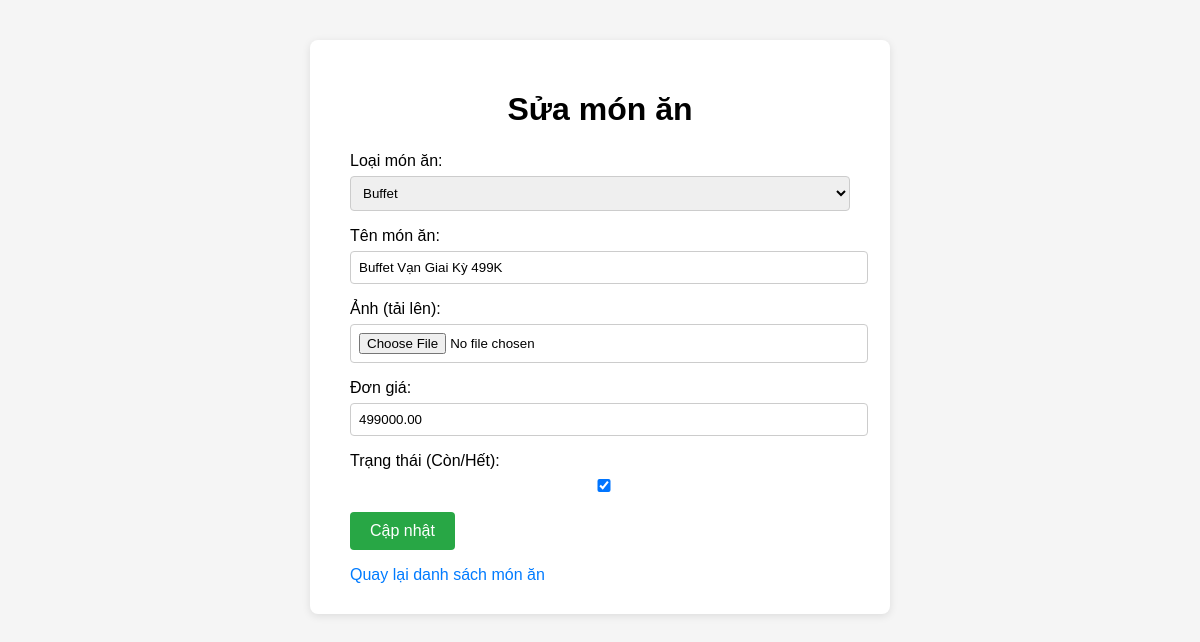
The page /account/sua-mon-an/39/ on the database its author committed.
### account/models.py (models this page shows, shortened)
class MonAn(models.Model):
    IdLoaiMonAn = models.ForeignKey(LoaiMonAn, on_delete=models.CASCADE)
    TenMonAn = models.CharField(max_length=100)
    Anh = models.CharField(max_length=255)  # Đổi sang CharField để lưu đường dẫn ảnh
    DonGia = models.DecimalField(max_digits=12, decimal_places=2)
    TrangThai = models.BooleanField(default=True)  # Luôn mặc định là còn

### account/views.py (the view)
# urls.py: path('sua-mon-an/<int:monan_id>/', views.sua_monan_view, name='sua_monan'),
def sua_monan_view(request, monan_id):
    monan = get_object_or_404(MonAn, id=monan_id)
    if request.method == 'POST':
        form = MonAnForm(request.POST, request.FILES, instance=monan)
        if form.is_valid():
            form.save()
            return redirect('danh_sach_mon_an')
    else:
        form = MonAnForm(instance=monan)
    return render(request, 'them_monan.html', {'form': form, 'is_update': True, 'monan': monan})

### account/views.py (shortened to what this page needs)
class MonAnForm(forms.ModelForm):
    class Meta:
        model = MonAn
        fields = ['IdLoaiMonAn', 'TenMonAn', 'Anh', 'DonGia', 'TrangThai']
        labels = {
            'IdLoaiMonAn': 'Loại món ăn',
            'TenMonAn': 'Tên món ăn',
            'Anh': 'Ảnh (tải lên)',
            'DonGia': 'Đơn giá',
            'TrangThai': 'Trạng thái (Còn/Hết)',
        }
    Anh = forms.ImageField(label='Ảnh (tải lên)', required=False)

### account/models.py (called while the page is built)
    def __str__(self):
        return self.TenLoaiMon

### account/templates/them_monan.html (shortened to what this page needs)
<!DOCTYPE html>
<html lang="vi">
<head>
</head>
<body>
    <div class="container">
        <h1>{% if is_update %}Sửa món ăn{% else %}Thêm món ăn{% endif %}</h1>
        <form method="post" enctype="multipart/form-data">
            {{ form.as_p }}
            <button type="submit">{% if is_update %}Cập nhật{% else %}Thêm{% endif %}</button>
        </form>
        <a href="{% url 'danh_sach_mon_an' %}">Quay lại danh sách món ăn</a>
    </div>
</body>
</html>

### account/templates/them_monan.html (style rules this page uses)
body { font-family: Arial, sans-serif; background: #f5f5f5; }
.container { max-width: 500px; margin: 40px auto; background: #fff; padding: 30px 40px; border-radius: 8px; box-shadow: 0 2px 8px rgba(0,0,0,0.1); }
h1 { text-align: center; margin-bottom: 24px; }
form { margin-top: 16px; }
label { display: block; margin-bottom: 6px; }
input, select { width: 100%; padding: 8px; border: 1px solid #ccc; border-radius: 4px; }
button { padding: 10px 20px; background: #28a745; color: #fff; border: none; border-radius: 4px; font-size: 16px; }
a { display: inline-block; margin-top: 16px; color: #007bff; text-decoration: none; }

### rows shown on the page
MonAn: IdLoaiMonAn "Buffet", TenMonAn "Buffet Vạn Giai Kỳ 499K", DonGia "499000.00", TrangThai "☑"
